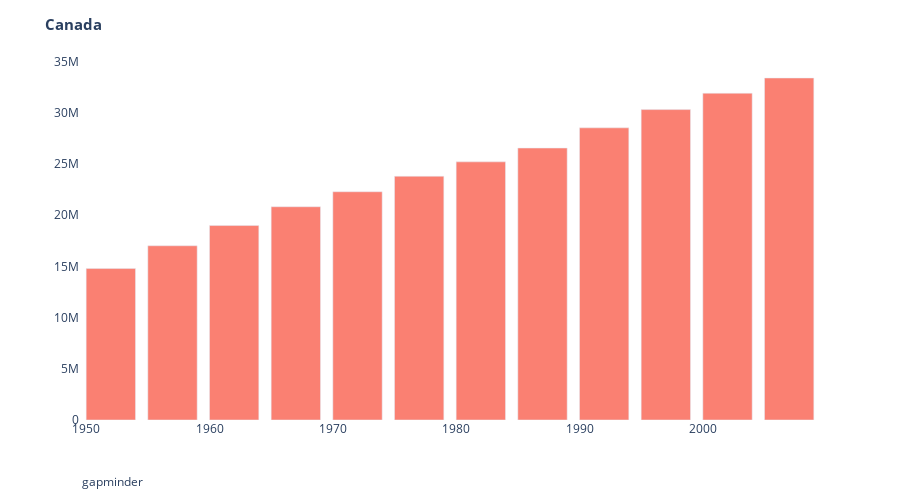

The cell this chart's notebook holds for it:
### Code cell
viz.bar_plot(df_bar, x='year', y='pop', title="<b>Canada<b>", data_source='gapminder')

### Figure 1 — Plotly figure (JSON) as saved in the notebook; plotly's stock layout.template omitted (floating-point values rounded to 4 significant figures)
{"data": [{"alignmentgroup": "True", "hovertemplate": "year=%{x}<br>pop=%{y}<extra></extra>", "legendgroup": "", "marker": {"color": "salmon", "pattern": {"shape": ""}}, "name": "", "offsetgroup": "", "orientation": "v", "showlegend": false, "textposition": "auto", "type": "bar", "x": [1952, 1957, 1962, 1967, 1972, 1977, 1982, 1987, 1992, 1997, 2002, 2007], "xaxis": "x", "y": [14785584, 17010154, 18985849, 20819767, 22284500, 23796400, 25201900, 26549700, 28523502, 30305843, 31902268, 33390141], "yaxis": "y"}], "layout": {"annotations": [{"showarrow": false, "text": "gapminder", "x": 0, "xref": "paper", "y": -0.2, "yref": "paper"}], "autosize": true, "barmode": "relative", "height": 500, "legend": {"orientation": "h", "tracegroupgap": 0, "x": 0, "xanchor": "left", "y": -0.15, "yanchor": "bottom"}, "margin": {"t": 60}, "paper_bgcolor": "rgba(0,0,0,0)", "plot_bgcolor": "rgba(0,0,0,0)", "title": {"font": {"size": 15}, "text": "<b>Canada<b>"}, "xaxis": {"anchor": "y", "domain": [0, 1], "title": {}}, "yaxis": {"anchor": "x", "domain": [0, 1], "title": {}}}}
